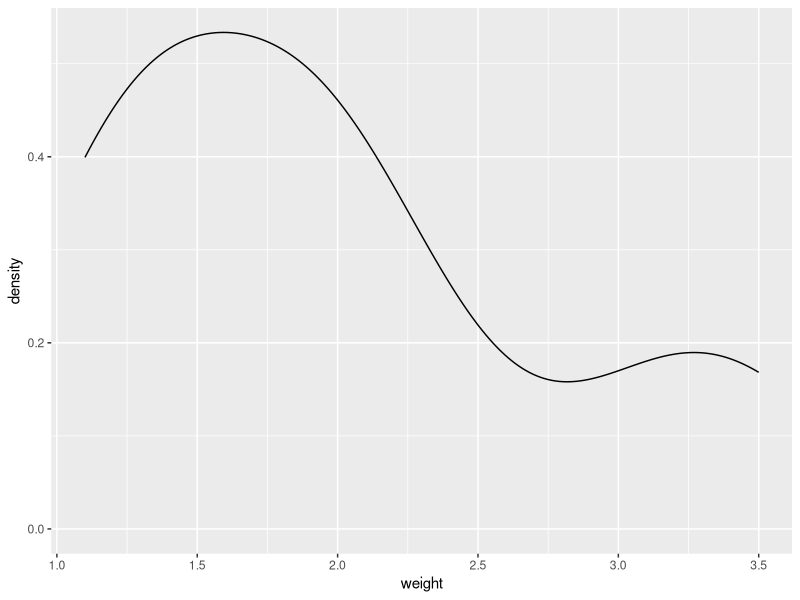
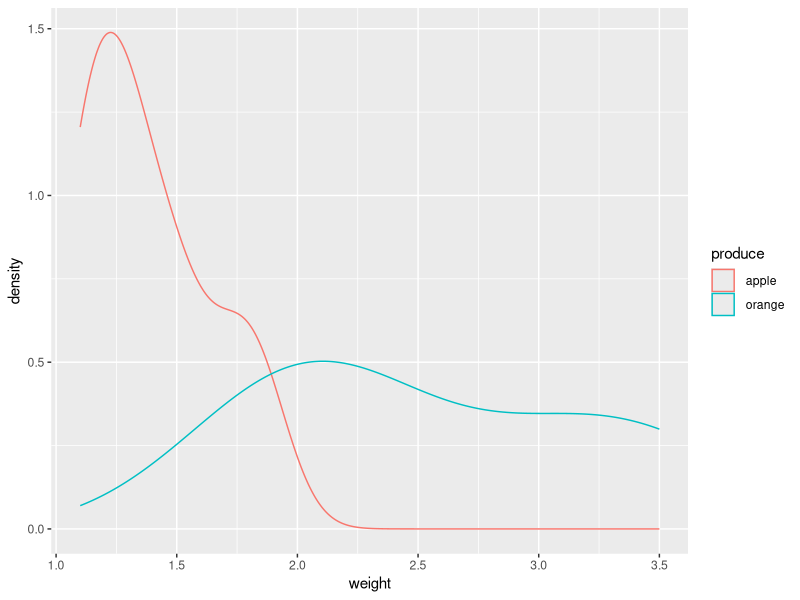
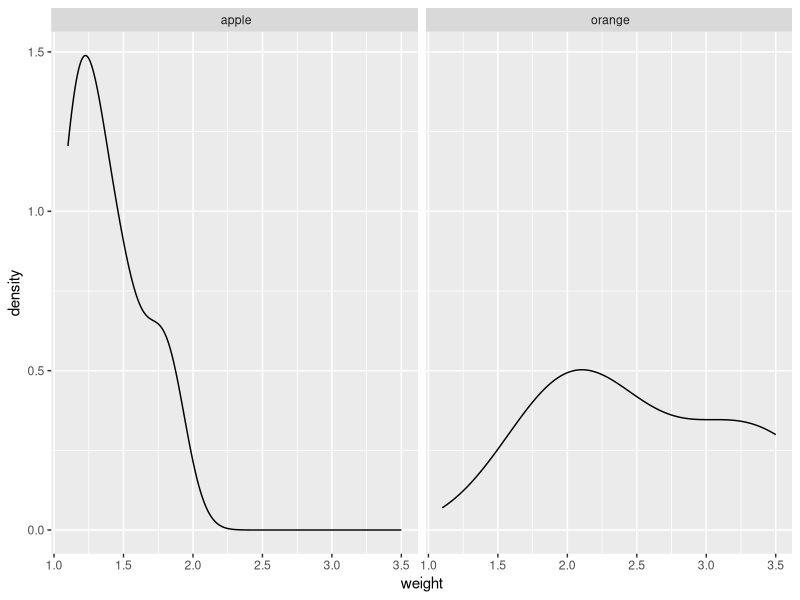
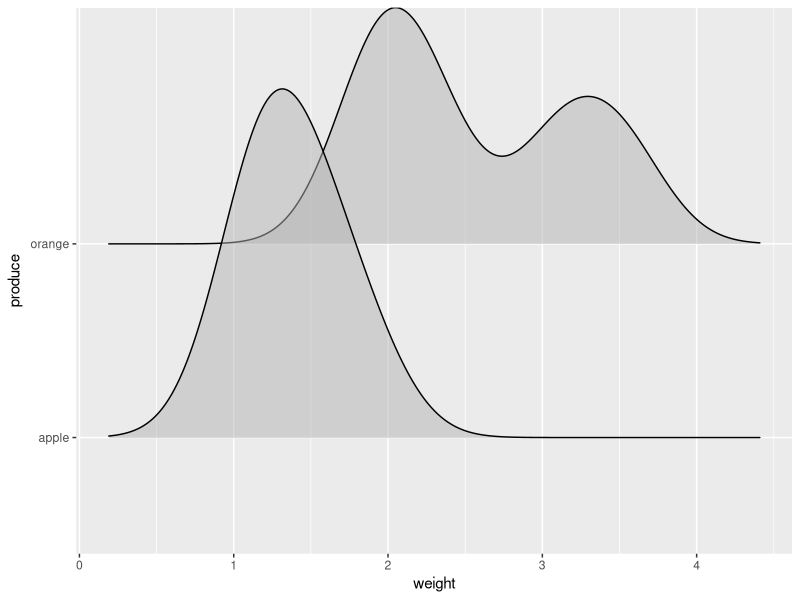

Generate these figures, in order, with R:
## ---- chunk 1
library(ggplot2)
library(ggridges)
## ---- chunk 2
measures <- read.csv("measures.csv")
measures
## ---- chunk 3
#| fig-height: 2
#| fig-width: 2
ggplot(data = measures, mapping = aes(x = weight)) +
  geom_density()
## ---- chunk 4
#| fig-height: 2
#| fig-width: 3
ggplot(data = measures, mapping = aes(x = weight, color = produce)) +
  geom_density()
## ---- chunk 5
#| fig-height: 2
#| fig-width: 4
ggplot(data = measures, mapping = aes(x = weight)) +
  geom_density() +
  facet_wrap(~produce)
## ---- chunk 6
#| fig-height: 2
#| fig-width: 2
ggplot(data = measures, mapping = aes(x = weight, y = produce)) +
  geom_density_ridges(alpha = .5)
